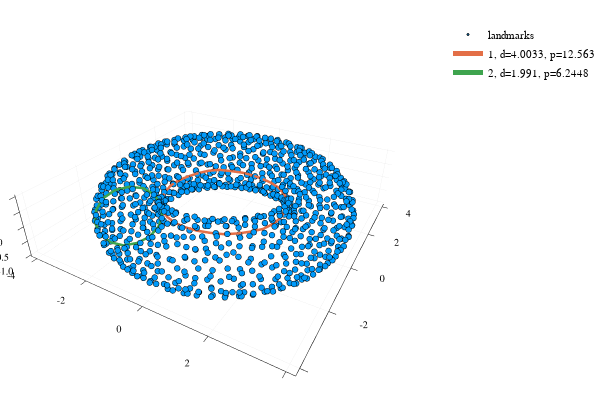

This figure's notebook cell:
### Code cell
# Torus
lep_graf(3Sphere(1) × Sphere(1), 0.3)

### Figure 1 — Plotly figure (JSON) as saved in the notebook; plotly's stock layout.template omitted (floating-point values rounded to 4 significant figures; data arrays with more than 128 entries replaced by an {"elided": "..."} marker saying what was removed)
{"data": [{"colorbar": {"title": ""}, "hoverinfo": "text", "legendgroup": "landmarks", "marker": {"color": "rgba(0, 154, 250, 1.000)", "line": {"color": "rgba(0, 0, 0, 1.000)", "width": 1}, "size": 2, "symbol": "circle"}, "mode": "markers", "name": "landmarks", "showlegend": true, "text": {"elided": "901 null values"}, "type": "scatter3d", "x": {"elided": "901 float values"}, "xaxis": "x1", "y": {"elided": "901 float values"}, "yaxis": "y1", "z": {"elided": "901 float values"}, "zmax": 0.1, "zmin": -0.1}, {"colorbar": {"title": ""}, "hoverinfo": "text", "legendgroup": "1, d=4.0033, p=12.563", "line": {"color": "rgba(227, 111, 71, 1.000)", "dash": "solid", "shape": "linear", "width": 5}, "mode": "lines", "name": "1, d=4.0033, p=12.563", "showlegend": true, "text": [null, null, null, null, null, null, null, null, null, null, null, null, null, null, null, null, null, null, null, null, null, null, null, null, null, null, null, null, null, null, null, null], "type": "scatter3d", "x": [0.816, 0.4321, 0.02761, -0.3774, -0.7679, -1.129, -1.445, -1.698, -1.879, -1.981, -1.997, -1.927, -1.776, -1.552, -1.264, -0.9236, -0.547, -0.1473, 0.2551, 0.6447, 1.006, 1.328, 1.597, 1.801, 1.937, 1.997, 1.979, 1.882, 1.709, 1.468, 1.167, 0.816], "xaxis": "x1", "y": [1.826, 1.953, 2.0, 1.965, 1.848, 1.656, 1.389, 1.061, 0.6879, 0.2855, -0.1308, -0.5373, -0.9207, -1.261, -1.55, -1.775, -1.925, -1.997, -1.986, -1.896, -1.73, -1.498, -1.206, -0.8688, -0.4979, -0.1061, 0.2921, 0.6788, 1.039, 1.359, 1.625, 1.826], "yaxis": "y1", "z": [-0.001317, -0.007168, 0.01206, 0.0321, 0.04981, 0.09173, 0.09216, 0.06787, 0.05288, 0.05569, 0.04881, 0.01963, 0.01646, 0.009095, 0.02829, 0.03541, 0.04497, 0.06309, 0.07235, 0.0763, 0.0549, 0.05377, 0.03938, 0.001424, 0.007794, 0.01269, 0.03181, 0.04731, 0.03438, 0.00677, 0.00683, -0.001317], "zmax": 0.1, "zmin": -0.1}, {"colorbar": {"title": ""}, "hoverinfo": "text", "legendgroup": "2, d=1.991, p=6.2448", "line": {"color": "rgba(62, 164, 78, 1.000)", "dash": "solid", "shape": "linear", "width": 5}, "mode": "lines", "name": "2, d=1.991, p=6.2448", "showlegend": true, "text": [null, null, null, null, null, null, null, null, null, null, null, null, null, null, null, null], "type": "scatter3d", "x": [-1.616, -1.417, -1.31, -1.315, -1.443, -1.645, -1.889, -2.168, -2.408, -2.567, -2.592, -2.5, -2.349, -2.11, -1.871, -1.616], "xaxis": "x1", "y": [-1.891, -1.658, -1.536, -1.54, -1.657, -1.889, -2.196, -2.497, -2.768, -2.955, -3.047, -3.007, -2.808, -2.531, -2.191, -1.891], "yaxis": "y1", "z": [-0.8583, -0.5742, -0.1932, 0.2208, 0.5958, 0.8687, 0.9946, 0.9518, 0.7436, 0.4046, -0.004747, -0.413, -0.7506, -0.9555, -0.9929, -0.8583], "zmax": 0.1, "zmin": -0.1}], "layout": {"annotations": [], "height": 400, "legend": {"bgcolor": "rgba(255, 255, 255, 1.000)", "bordercolor": "rgba(0, 0, 0, 1.000)", "font": {"color": "rgba(0, 0, 0, 1.000)", "family": "sans-serif", "size": 11}, "tracegroupgap": 0, "x": 1, "y": 1}, "margin": {"b": 20, "l": 0, "r": 0, "t": 20}, "paper_bgcolor": "rgba(255, 255, 255, 1.000)", "plot_bgcolor": "rgba(255, 255, 255, 1.000)", "scene": {"camera": {"eye": {"x": 1.126, "y": -1.95, "z": 1.3}}, "xaxis": {"anchor": "y1", "domain": [0.03619, 0.9934], "gridcolor": "rgba(0, 0, 0, 0.100)", "gridwidth": 0.5, "linecolor": "rgba(0, 0, 0, 1.000)", "mirror": false, "range": [-4.235, 4.231], "showgrid": true, "showline": true, "showticklabels": true, "tickangle": 0, "tickcolor": "rgb(0, 0, 0)", "tickfont": {"color": "rgba(0, 0, 0, 1.000)", "family": "sans-serif", "size": 11}, "tickmode": "array", "ticks": "inside", "ticktext": ["-4", "-2", "0", "2", "4"], "tickvals": [-4, -2, 0, 2, 4], "title": "", "titlefont": {"color": "rgba(0, 0, 0, 1.000)", "family": "sans-serif", "size": 15}, "type": "-", "visible": true, "zeroline": false, "zerolinecolor": "rgba(0, 0, 0, 1.000)"}, "yaxis": {"anchor": "x1", "domain": [0.03762, 0.9902], "gridcolor": "rgba(0, 0, 0, 0.100)", "gridwidth": 0.5, "linecolor": "rgba(0, 0, 0, 1.000)", "mirror": false, "range": [-4.231, 4.23], "showgrid": true, "showline": true, "showticklabels": true, "tickangle": 0, "tickcolor": "rgb(0, 0, 0)", "tickfont": {"color": "rgba(0, 0, 0, 1.000)", "family": "sans-serif", "size": 11}, "tickmode": "array", "ticks": "inside", "ticktext": ["-4", "-2", "0", "2", "4"], "tickvals": [-4, -2, 0, 2, 4], "title": "", "titlefont": {"color": "rgba(0, 0, 0, 1.000)", "family": "sans-serif", "size": 15}, "type": "-", "visible": true, "zeroline": false, "zerolinecolor": "rgba(0, 0, 0, 1.000)"}, "zaxis": {"gridcolor": "rgba(0, 0, 0, 0.100)", "gridwidth": 0.5, "linecolor": "rgba(0, 0, 0, 1.000)", "mirror": false, "range": [-1.06, 1.06], "showgrid": true, "showline": true, "showticklabels": true, "tickangle": 0, "tickcolor": "rgb(0, 0, 0)", "tickfont": {"color": "rgba(0, 0, 0, 1.000)", "family": "sans-serif", "size": 11}, "tickmode": "array", "ticks": "inside", "ticktext": ["-1.0", "-0.5", "0.0", "0.5", "1.0"], "tickvals": [-1, -0.5, 0, 0.5, 1], "title": "", "titlefont": {"color": "rgba(0, 0, 0, 1.000)", "family": "sans-serif", "size": 15}, "type": "-", "visible": true, "zeroline": false, "zerolinecolor": "rgba(0, 0, 0, 1.000)"}}, "showlegend": true, "width": 600}}
